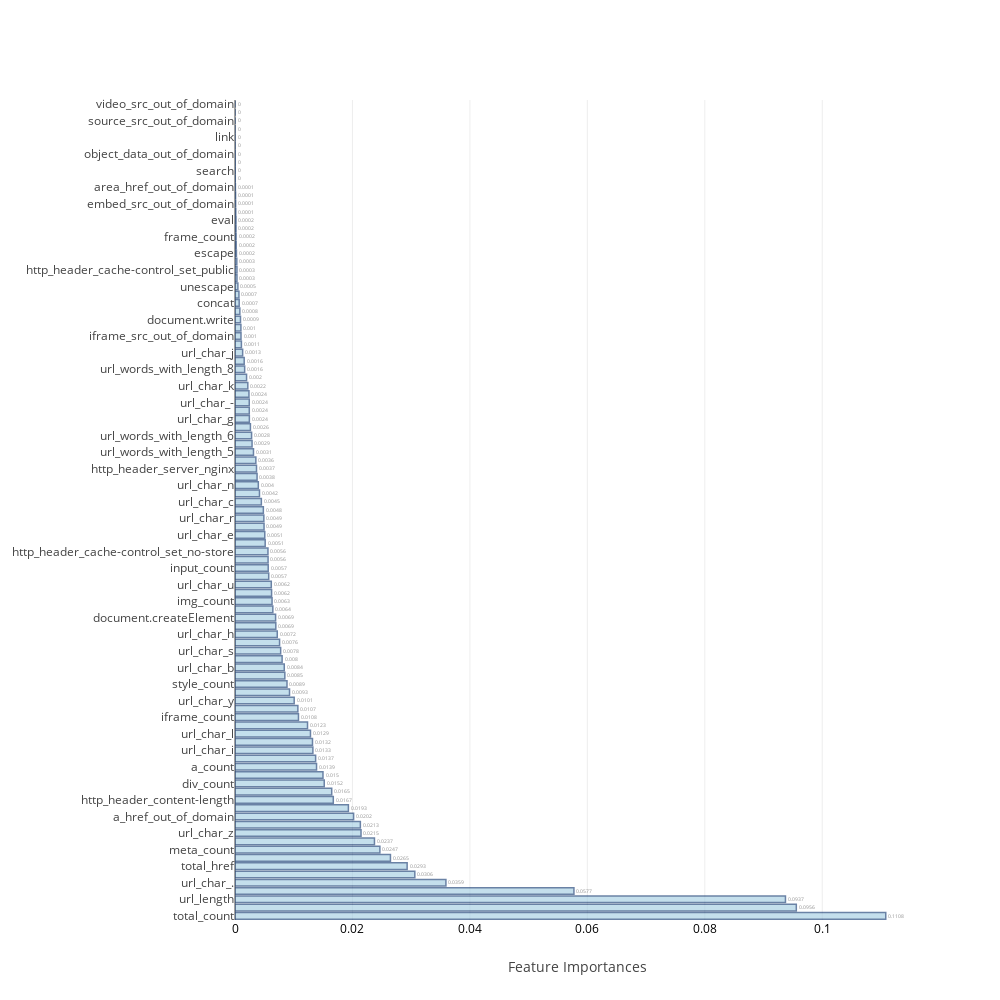

The code cell stored with this chart in its notebook:
### Markdown cell above
### <a id='1.B' style="text-decoration : none; color : #000000;"> B. Average Feature Importances</a>

### Code cell
feat_impt_plot(np.average(feat_imp,axis=0),columns)

### Figure 1 — Plotly figure (JSON) as saved in the notebook; plotly's stock layout.template omitted (floating-point values rounded to 4 significant figures)
{"data": [{"marker": {"color": "rgb(158,202,225)", "line": {"color": "rgb(8,48,107)", "width": 1.5}}, "opacity": 0.6, "orientation": "h", "text": [0.1108, 0.0956, 0.0937, 0.0577, 0.0359, 0.0306, 0.0293, 0.0265, 0.0247, 0.0237, 0.0215, 0.0213, 0.0202, 0.0193, 0.0167, 0.0165, 0.0152, 0.015, 0.0139, 0.0137, 0.0133, 0.0132, 0.0129, 0.0123, 0.0108, 0.0107, 0.0101, 0.0093, 0.0089, 0.0085, 0.0084, 0.008, 0.0078, 0.0076, 0.0072, 0.0069, 0.0069, 0.0064, 0.0063, 0.0062, 0.0062, 0.0057, 0.0057, 0.0056, 0.0056, 0.0051, 0.0051, 0.0049, 0.0049, 0.0048, 0.0045, 0.0042, 0.004, 0.0038, 0.0037, 0.0036, 0.0031, 0.0029, 0.0028, 0.0026, 0.0024, 0.0024, 0.0024, 0.0024, 0.0022, 0.002, 0.0016, 0.0016, 0.0013, 0.0011, 0.001, 0.001, 0.0009, 0.0008, 0.0007, 0.0007, 0.0005, 0.0003, 0.0003, 0.0003, 0.0002, 0.0002, 0.0002, 0.0002, 0.0002, 0.0001, 0.0001, 0.0001, 0.0001, 0, 0, 0, 0, 0, 0, 0, 0, 0, 0], "textposition": "outside", "type": "bar", "uid": "f8473ad8-dedc-46f1-9af8-6ad947cde63c", "x": [0.1108, 0.09558, 0.09373, 0.05771, 0.03592, 0.03062, 0.02931, 0.02647, 0.02467, 0.02375, 0.02146, 0.02135, 0.0202, 0.01931, 0.01674, 0.01647, 0.0152, 0.01498, 0.01388, 0.01373, 0.01326, 0.01319, 0.01285, 0.01235, 0.01081, 0.0107, 0.01008, 0.009284, 0.008855, 0.008486, 0.008389, 0.008024, 0.007774, 0.007589, 0.007196, 0.00695, 0.006914, 0.006441, 0.006311, 0.006231, 0.006179, 0.005741, 0.005656, 0.005632, 0.005612, 0.005139, 0.005071, 0.004947, 0.004912, 0.004828, 0.004489, 0.004167, 0.003971, 0.003759, 0.003663, 0.00355, 0.003147, 0.002904, 0.002824, 0.002626, 0.002444, 0.002431, 0.002426, 0.002377, 0.002181, 0.001971, 0.001646, 0.001565, 0.001302, 0.001094, 0.001022, 0.001007, 0.0009348, 0.0008265, 0.0007116, 0.0006716, 0.0004906, 0.0003363, 0.0003361, 0.0003086, 0.0002428, 0.0002058, 0.000187, 0.0001751, 0.0001697, 0.0001353, 0.0001112, 9.913e-05, 6.821e-05, 4.367e-05, 3.776e-05, 3.241e-05, 2.862e-05, 1.005e-05, 3.636e-06, 1.212e-06, 9.986e-09, 0, 0], "y": ["total_count", "url_extensions", "url_length", "url_char_w", "url_char_.", "http_header_content-encoding_gzip", "total_href", "http_header_server_apache", "meta_count", "link_count", "url_char_z", "url_tlds", "a_href_out_of_domain", "http_header_content-language_text/html", "http_header_content-length", "link_href_out_of_domain", "div_count", "url_extension_.com", "a_count", "total_img_src", "url_char_i", "url_words_with_length_4", "url_char_l", "http_header_cache-control_set_max-age", "iframe_count", "form_action_out_of_domain", "url_char_y", "script_type_text/javascript", "style_count", "url_char_f", "url_char_b", "script_src_out_of_domain", "url_char_s", "url_char_d", "url_char_h", "url_char_o", "document.createElement", "substring", "img_count", "url_extension_.i", "url_char_u", "window.addEventListener", "input_count", "img_srcset_out_of_domain", "http_header_cache-control_set_no-store", "url_char_p", "url_char_e", "url_char_x", "url_char_r", "title_count", "url_char_c", "base_href_out_of_domain", "url_char_n", "url_char_a", "http_header_server_nginx", "http_header_cache-control_set_no-cache", "url_words_with_length_5", "url_char_m", "url_words_with_length_6", "img_src_out_of_domain", "url_char_g", "url_words_with_length_7", "url_char_-", "url_char_t", "url_char_k", "http_header_cache-control_set_must-revalidate", "url_words_with_length_8", "url_char_v", "url_char_j", "url_extension_.net", "iframe_src_out_of_domain", "replace", "document.write", "http_header_cache-control_set_private", "concat", "String.fromCharCode", "unescape", "parseInt", "http_header_cache-control_set_public", "window.setTimeout", "escape", "exec", "frame_count", "frame_src_out_of_domain", "eval", "object_count", "embed_src_out_of_domain", "embed_count", "area_href_out_of_domain", "charCodeAt", "search", "iframe_hidden_true", "object_data_out_of_domain", "window.setInterval", "link", "source_srcset_out_of_domain", "source_src_out_of_domain", "audio_src_out_of_domain", "video_src_out_of_domain"]}], "layout": {"autosize": false, "height": 1000, "width": 1000, "xaxis": {"tickfont": {"color": "black", "size": 12}, "title": "Feature Importances"}, "yaxis": {"automargin": true}}}
